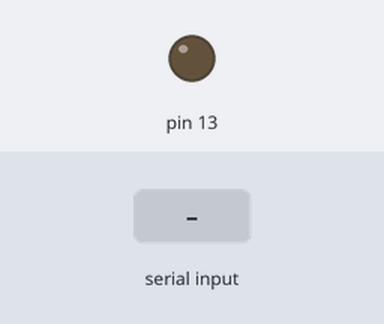
The sketch below on a simulated Arduino Uno, built with avr-gcc and run on an emulated ATmega328P. Shown: output pins drawn as LEDs (lit = HIGH). Inputs (shaded band) come from the test bench.

Above: at 1.2 s.
1.3 s: "1" received over Serial
At 2.4 s:
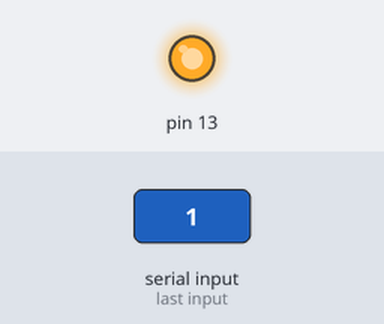
2.8 s: "2" received over Serial
At 3.6 s:
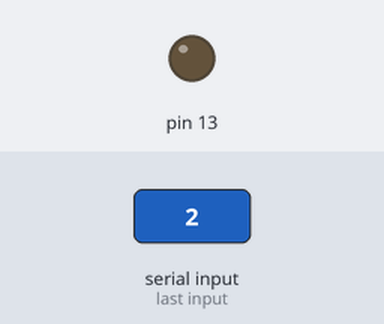
Timing chart, 0 to 5.8 s (numbered marks = the images above; inputs shaded):
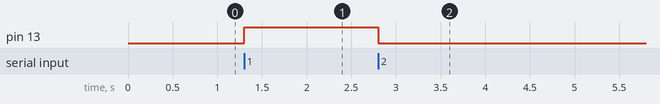

Measured:
- after the input at 1.3 s, pin 13: LOW → HIGH at once
- after the input at 2.8 s, pin 13: HIGH → LOW at once

The sketch:

sketch_may09a.ino
```cpp
void setup()
{
 Serial.begin(9600);
  pinMode(13,OUTPUT);

}


void loop()
{
  if(Serial.available())
 {
    switch(Serial.read())
    {
      case '1':
        digitalWrite(13,HIGH);
        break;

      case '2':
        digitalWrite(13,LOW);
        break;

    }
 }
}
```
